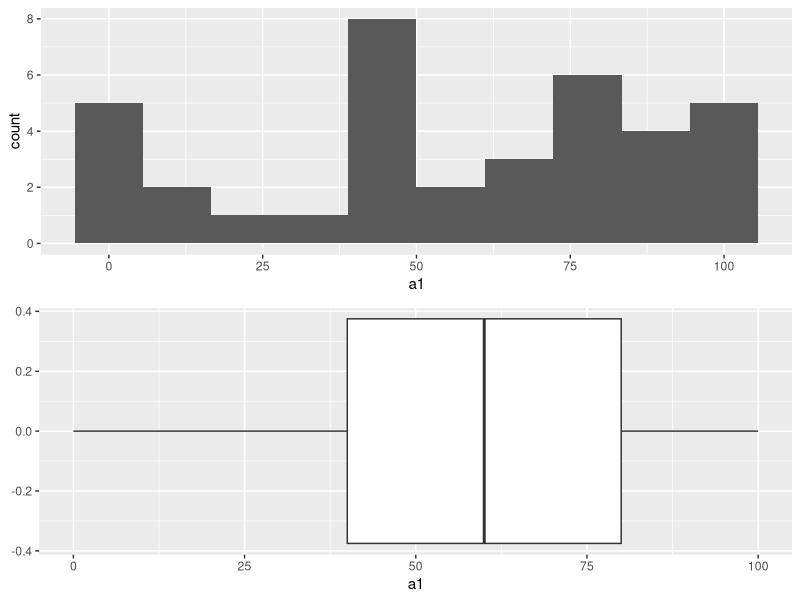
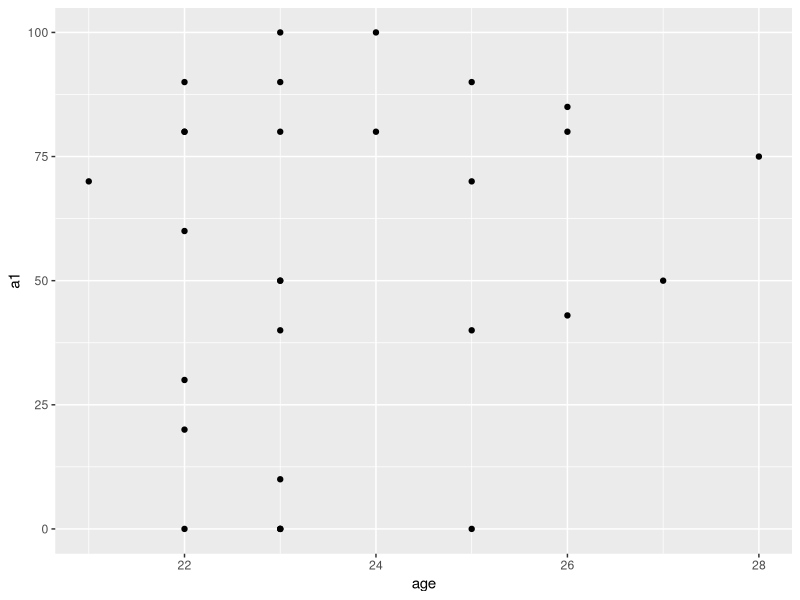

These figures' R source, in order:
## ---- chunk 1
# @Nate: Guidlines say to only include important code snippets
# I would argue that noone will read this snipped
# therefore I set include to FALSE
# feel free to change it if you disagree
library(tidyverse)
library(ggpubr)

## ---- chunk 2
ans <- read.delim("answers.csv", sep = ";")
names(ans) <- c("gender", "age", "program", "a1", "a2", "a3")
ans <-
  ans %>% 
  mutate(
    a1 = str_extract(a1, "[:digit:]*") %>% as.numeric(),
    a2 = a2 %>% as.factor(),
    a3 = a3 %>% as.factor()
    ) 
ans
ans %>% summary()
## ---- chunk 3
p1 <- ans %>% 
  ggplot(aes(a1)) +
  geom_histogram(bins=10)
p2 <- ans %>% 
  ggplot(aes(a1)) +
  geom_boxplot() 
ggarrange(p1, p2, nrow=2)

## ---- chunk 4
ans %>% 
  filter(age<30) %>% 
  ggplot(aes(age, a1)) +
  geom_point()
